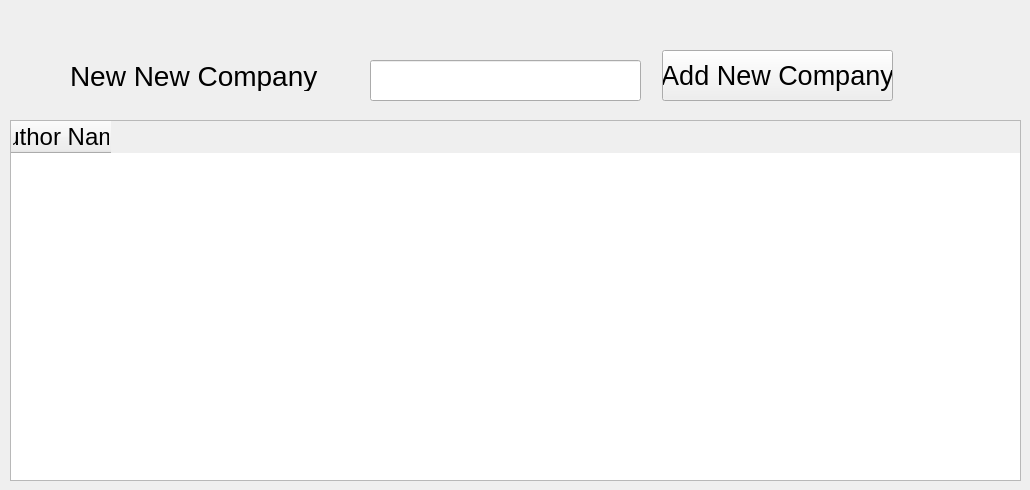
      <widget class="QWidget" name="tab_8">
       <attribute name="title">
        <string>Companies</string>
       </attribute>
       <widget class="QPushButton" name="pushButton_15">
        <property name="geometry">
         <rect>
          <x>662</x>
          <y>50</y>
          <width>231</width>
          <height>51</height>
         </rect>
        </property>
        <property name="font">
         <font>
          <family>Segoe UI</family>
          <pointsize>20</pointsize>
         </font>
        </property>
        <property name="text">
         <string>Add New Company</string>
        </property>
       </widget>
       <widget class="QLineEdit" name="lineEdit_20">
        <property name="geometry">
         <rect>
          <x>370</x>
          <y>60</y>
          <width>271</width>
          <height>41</height>
         </rect>
        </property>
       </widget>
       <widget class="QLabel" name="label_27">
        <property name="geometry">
         <rect>
          <x>70</x>
          <y>60</y>
          <width>281</width>
          <height>31</height>
         </rect>
        </property>
        <property name="font">
         <font>
          <family>Segoe UI</family>
          <pointsize>21</pointsize>
         </font>
        </property>
        <property name="text">
         <string>New New Company</string>
        </property>
       </widget>
       <widget class="QTableWidget" name="tableWidget_3">
        <property name="geometry">
         <rect>
          <x>10</x>
          <y>120</y>
          <width>1011</width>
          <height>361</height>
         </rect>
        </property>
        <property name="font">
         <font>
          <family>Segoe UI</family>
          <pointsize>18</pointsize>
         </font>
        </property>
        <column>
         <property name="text">
          <string>Author Name</string>
         </property>
        </column>
       </widget>
      </widget>
